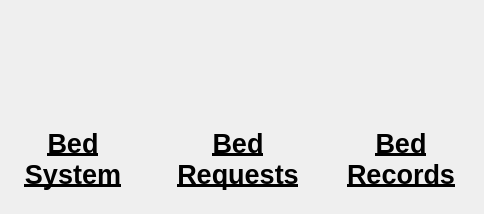
<?xml version="1.0" encoding="UTF-8"?>
<ui version="4.0">
 <class>bedsDialog</class>
 <widget class="QDialog" name="bedsDialog">
  <property name="geometry">
   <rect>
    <x>0</x>
    <y>0</y>
    <width>484</width>
    <height>214</height>
   </rect>
  </property>
  <property name="windowTitle">
   <string>Beds</string>
  </property>
  <widget class="QPushButton" name="bedRecords">
   <property name="geometry">
    <rect>
     <x>340</x>
     <y>10</y>
     <width>120</width>
     <height>120</height>
    </rect>
   </property>
   <property name="maximumSize">
    <size>
     <width>120</width>
     <height>120</height>
    </size>
   </property>
   <property name="styleSheet">
    <string notr="true">border:none;</string>
   </property>
   <property name="text">
    <string/>
   </property>
   <property name="icon">
    <iconset>
     <normaloff>../../Images/records.png</normaloff>../../Images/records.png</iconset>
   </property>
   <property name="iconSize">
    <size>
     <width>100</width>
     <height>100</height>
    </size>
   </property>
  </widget>
  <widget class="QLabel" name="bedRequestsLabel">
   <property name="geometry">
    <rect>
     <x>175</x>
     <y>120</y>
     <width>126</width>
     <height>78</height>
    </rect>
   </property>
   <property name="sizePolicy">
    <sizepolicy hsizetype="Fixed" vsizetype="Fixed">
     <horstretch>0</horstretch>
     <verstretch>0</verstretch>
    </sizepolicy>
   </property>
   <property name="text">
    <string>&lt;html&gt;&lt;head/&gt;&lt;body&gt;&lt;p align=&quot;center&quot;&gt;&lt;span style=&quot; font-size:20pt; font-weight:600; text-decoration: underline;&quot;&gt;Bed&lt;br&gt;Requests&lt;/span&gt;&lt;/p&gt;&lt;/body&gt;&lt;/html&gt;</string>
   </property>
  </widget>
  <widget class="QPushButton" name="bedRequests">
   <property name="geometry">
    <rect>
     <x>180</x>
     <y>10</y>
     <width>120</width>
     <height>120</height>
    </rect>
   </property>
   <property name="sizePolicy">
    <sizepolicy hsizetype="Fixed" vsizetype="Fixed">
     <horstretch>0</horstretch>
     <verstretch>0</verstretch>
    </sizepolicy>
   </property>
   <property name="maximumSize">
    <size>
     <width>120</width>
     <height>120</height>
    </size>
   </property>
   <property name="styleSheet">
    <string notr="true">border:none;</string>
   </property>
   <property name="text">
    <string/>
   </property>
   <property name="icon">
    <iconset>
     <normaloff>../../Images/request.png</normaloff>../../Images/request.png</iconset>
   </property>
   <property name="iconSize">
    <size>
     <width>100</width>
     <height>100</height>
    </size>
   </property>
  </widget>
  <widget class="QLabel" name="bedRecordsLabel">
   <property name="geometry">
    <rect>
     <x>345</x>
     <y>120</y>
     <width>112</width>
     <height>78</height>
    </rect>
   </property>
   <property name="sizePolicy">
    <sizepolicy hsizetype="Fixed" vsizetype="Fixed">
     <horstretch>0</horstretch>
     <verstretch>0</verstretch>
    </sizepolicy>
   </property>
   <property name="text">
    <string>&lt;html&gt;&lt;head/&gt;&lt;body&gt;&lt;p align=&quot;center&quot;&gt;&lt;span style=&quot; font-size:20pt; font-weight:600; text-decoration: underline;&quot;&gt;Bed&lt;br&gt;Records&lt;/span&gt;&lt;/p&gt;&lt;/body&gt;&lt;/html&gt;</string>
   </property>
  </widget>
  <widget class="QPushButton" name="bedSystem">
   <property name="geometry">
    <rect>
     <x>20</x>
     <y>10</y>
     <width>120</width>
     <height>120</height>
    </rect>
   </property>
   <property name="maximumSize">
    <size>
     <width>120</width>
     <height>120</height>
    </size>
   </property>
   <property name="styleSheet">
    <string notr="true">border:none;</string>
   </property>
   <property name="text">
    <string/>
   </property>
   <property name="icon">
    <iconset>
     <normaloff>../../Images/hospital_bed.png</normaloff>../../Images/hospital_bed.png</iconset>
   </property>
   <property name="iconSize">
    <size>
     <width>100</width>
     <height>100</height>
    </size>
   </property>
  </widget>
  <widget class="QLabel" name="bedSystemLabel">
   <property name="geometry">
    <rect>
     <x>10</x>
     <y>120</y>
     <width>126</width>
     <height>78</height>
    </rect>
   </property>
   <property name="sizePolicy">
    <sizepolicy hsizetype="Fixed" vsizetype="Fixed">
     <horstretch>0</horstretch>
     <verstretch>0</verstretch>
    </sizepolicy>
   </property>
   <property name="text">
    <string>&lt;html&gt;&lt;head/&gt;&lt;body&gt;&lt;p align=&quot;center&quot;&gt;&lt;span style=&quot; font-size:20pt; font-weight:600; text-decoration: underline;&quot;&gt;Bed&lt;br&gt;System&lt;/span&gt;&lt;/p&gt;&lt;/body&gt;&lt;/html&gt;</string>
   </property>
  </widget>
 </widget>
 <resources/>
 <connections/>
</ui>
